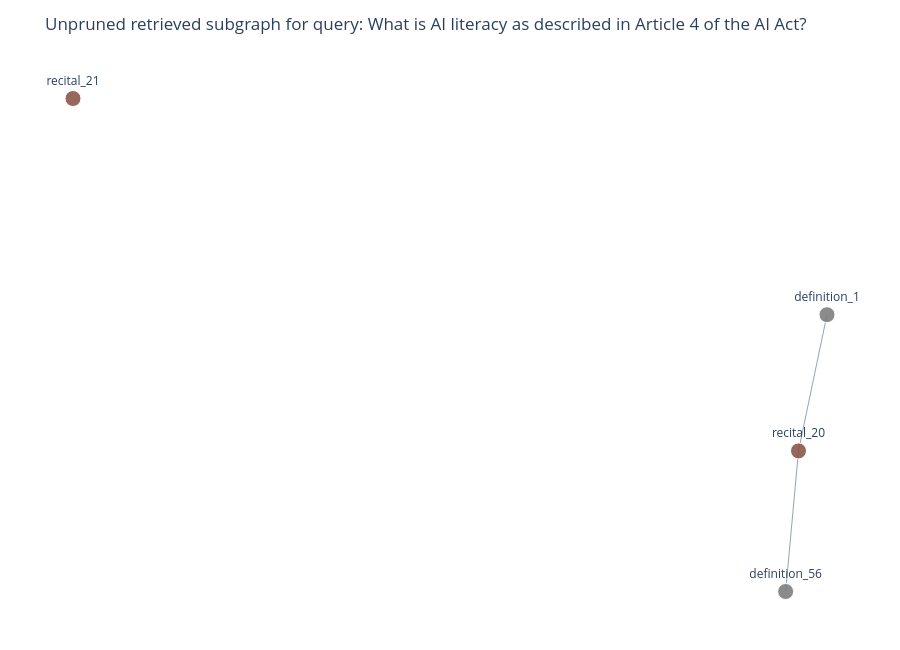

The notebook cell saved with this chart:
### Code cell
llama3b_retrieval["figure"]

### Figure 1 — Plotly figure (JSON) as saved in the notebook; plotly's stock layout.template omitted (floating-point values rounded to 4 significant figures)
{"data": [{"hoverinfo": "none", "line": {"color": "#94a3b8", "width": 1}, "mode": "lines", "type": "scatter", "x": [0.3758, 0.3238, null, 0.3238, 0.3003, null], "y": [0.06915, -0.1223, null, -0.1223, -0.3198, null]}, {"hoverinfo": "text", "hovertext": ["node_id=recital_21<br>type=recital<br>degree=0<br>similarity=nan<br>prize=0.00", "node_id=definition_1<br>type=definition<br>degree=1<br>similarity=nan<br>prize=0.00", "node_id=recital_20<br>type=recital<br>degree=2<br>similarity=nan<br>prize=0.00", "node_id=definition_56<br>type=definition<br>degree=1<br>similarity=nan<br>prize=0.00"], "marker": {"color": ["#8c564b", "#7f7f7f", "#8c564b", "#7f7f7f"], "line": {"color": "#ffffff", "width": 1}, "opacity": 0.9, "size": [16, 16, 16, 16]}, "mode": "markers+text", "text": ["recital_21", "definition_1", "recital_20", "definition_56"], "textposition": "top center", "type": "scatter", "x": [-1, 0.3758, 0.3238, 0.3003], "y": [0.373, 0.06915, -0.1223, -0.3198]}], "layout": {"height": 650, "margin": {"b": 20, "l": 20, "r": 20, "t": 60}, "showlegend": false, "title": {"text": "Unpruned retrieved subgraph for query: What is AI literacy as described in Article 4 of the AI Act?"}, "xaxis": {"showgrid": false, "showticklabels": false, "zeroline": false}, "yaxis": {"showgrid": false, "showticklabels": false, "zeroline": false}}}
